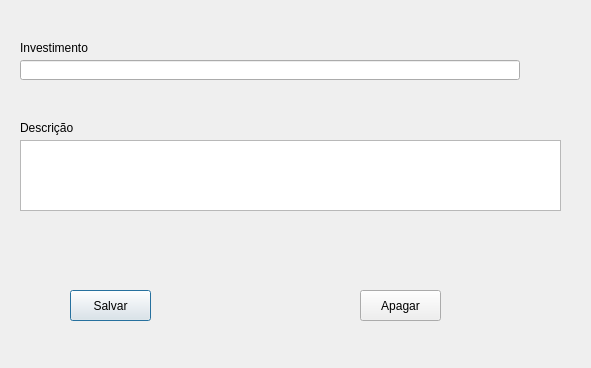
<?xml version="1.0" encoding="UTF-8"?>
<ui version="4.0">
 <class>TipoInvestimento</class>
 <widget class="QDialog" name="TipoInvestimento">
  <property name="geometry">
   <rect>
    <x>0</x>
    <y>0</y>
    <width>591</width>
    <height>368</height>
   </rect>
  </property>
  <property name="windowTitle">
   <string>Dialog</string>
  </property>
  <widget class="QLabel" name="label">
   <property name="geometry">
    <rect>
     <x>20</x>
     <y>40</y>
     <width>71</width>
     <height>16</height>
    </rect>
   </property>
   <property name="text">
    <string>Investimento</string>
   </property>
  </widget>
  <widget class="QLabel" name="label_2">
   <property name="geometry">
    <rect>
     <x>20</x>
     <y>120</y>
     <width>61</width>
     <height>16</height>
    </rect>
   </property>
   <property name="text">
    <string>Descrição</string>
   </property>
  </widget>
  <widget class="QPlainTextEdit" name="pteDescricao">
   <property name="geometry">
    <rect>
     <x>20</x>
     <y>140</y>
     <width>541</width>
     <height>71</height>
    </rect>
   </property>
  </widget>
  <widget class="QLineEdit" name="leTipoInvestimento">
   <property name="geometry">
    <rect>
     <x>20</x>
     <y>60</y>
     <width>500</width>
     <height>20</height>
    </rect>
   </property>
  </widget>
  <widget class="QPushButton" name="pbSalvarEditar">
   <property name="geometry">
    <rect>
     <x>70</x>
     <y>290</y>
     <width>81</width>
     <height>31</height>
    </rect>
   </property>
   <property name="styleSheet">
    <string notr="true">#pbSalvarEditar{
	border_radius: 10px;
}</string>
   </property>
   <property name="text">
    <string>Salvar</string>
   </property>
  </widget>
  <widget class="QPushButton" name="pbApagar">
   <property name="geometry">
    <rect>
     <x>360</x>
     <y>290</y>
     <width>81</width>
     <height>31</height>
    </rect>
   </property>
   <property name="text">
    <string>Apagar</string>
   </property>
  </widget>
 </widget>
 <resources/>
 <connections/>
</ui>
